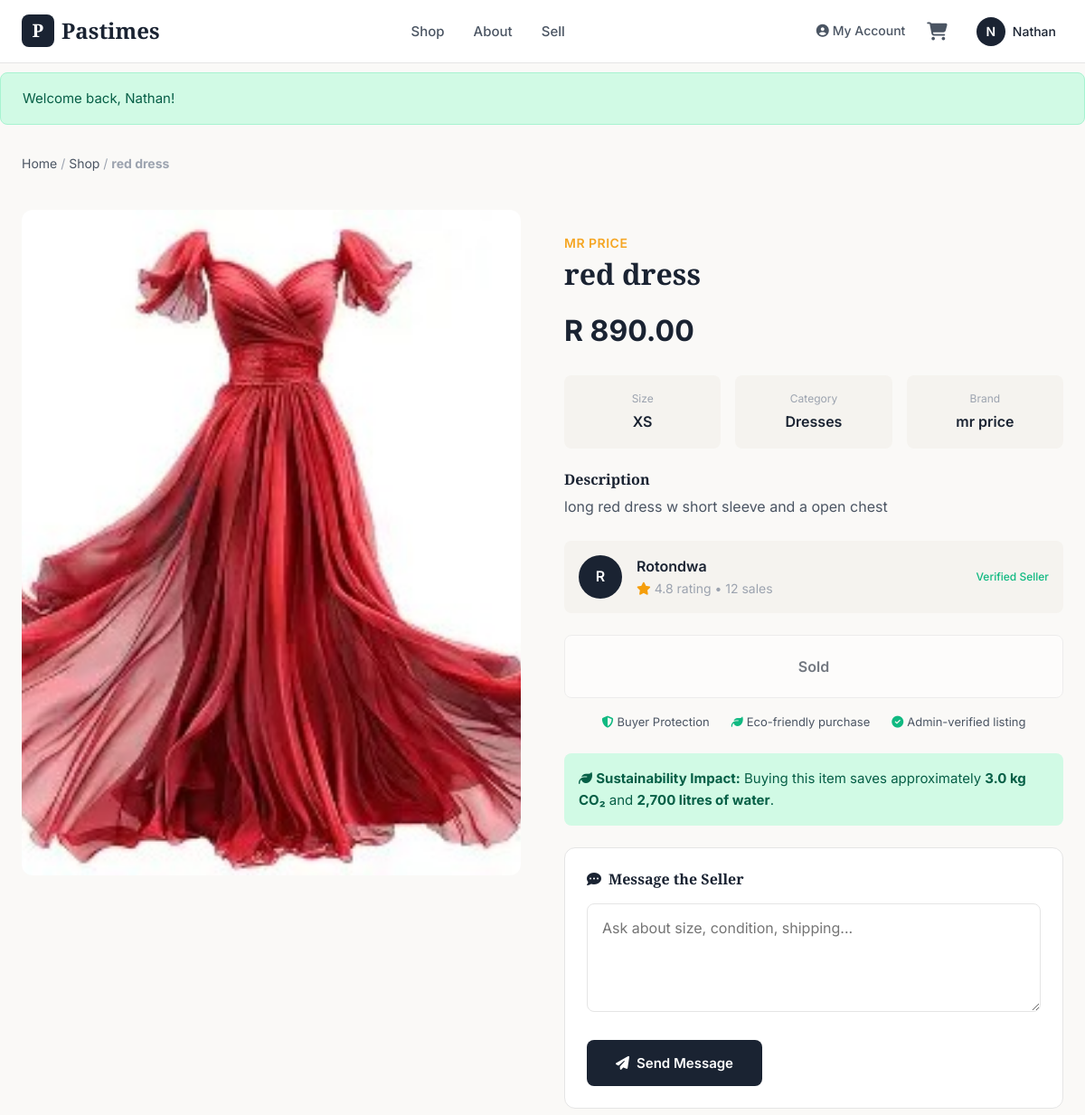
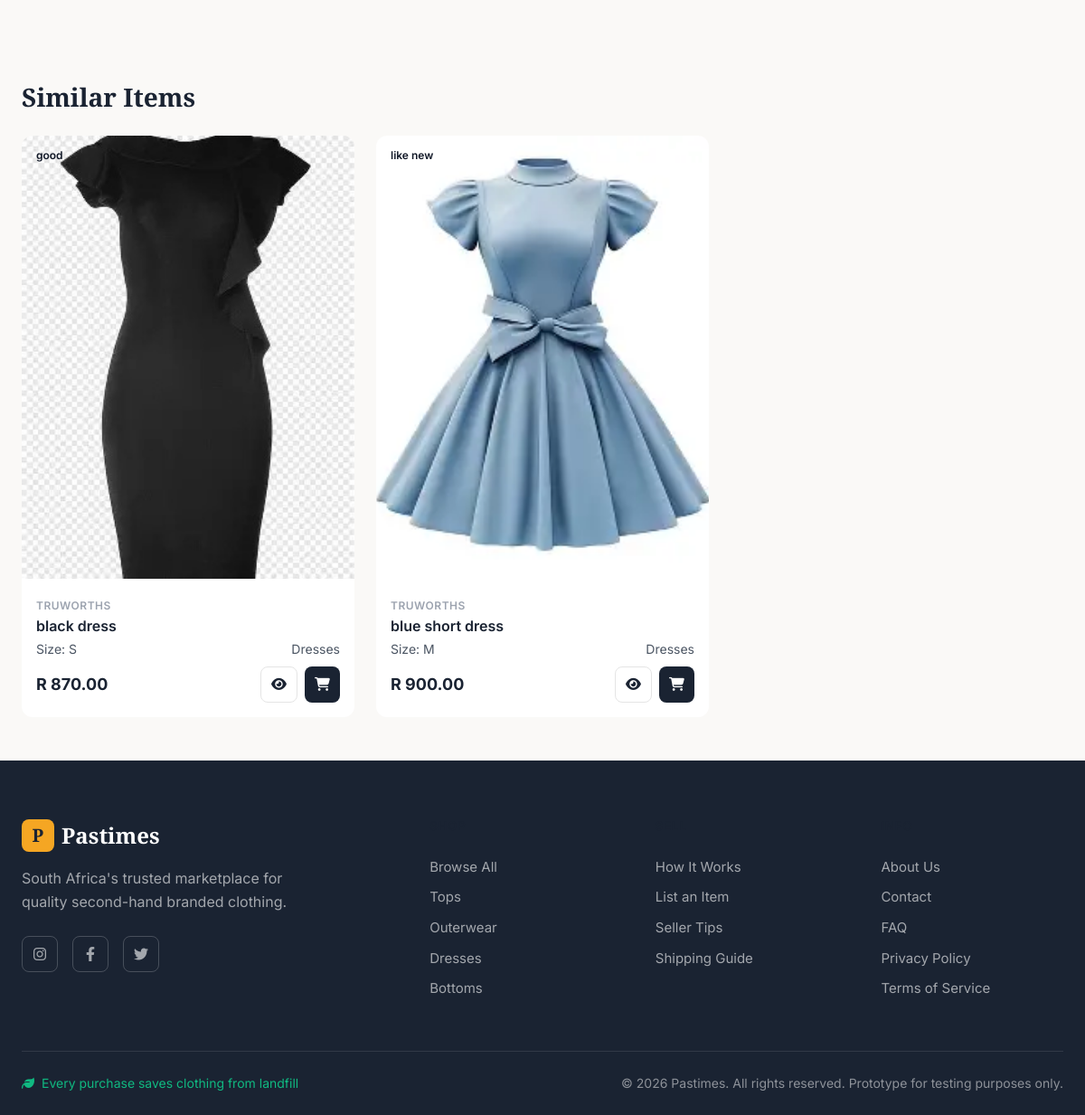
The page /Pastimes/product.php?id=25 (signed in) on the database its author committed (2 pictures, top to bottom).
### tables this page shows
CREATE TABLE `tblclothes` (
  `clothingID` int(11) NOT NULL,
  `sellerID` int(11) NOT NULL,
  `title` varchar(150) NOT NULL,
  `brand` varchar(100) DEFAULT NULL,
  `category` enum('tops','bottoms','dresses','outerwear','footwear','accessories','activewear') DEFAULT NULL,
  `size` varchar(20) DEFAULT NULL,
  `itemCondition` enum('like new','good','fair') NOT NULL,
  `price` decimal(10,2) NOT NULL,
  `description` text DEFAULT NULL,
  `imagePath` varchar(255) DEFAULT 'images/default-clothing.jpg',
  `status` enum('pending','approved','sold','rejected') DEFAULT 'pending',
  `suggestedPrice` decimal(10,2) DEFAULT NULL,
  `co2Saved` decimal(5,2) DEFAULT 3.00,
  `waterSaved` int(11) DEFAULT 2700,
  `createdAt` timestamp NOT NULL DEFAULT current_timestamp()
);

CREATE TABLE `tbluser` (
  `userID` int(11) NOT NULL,
  `fullName` varchar(100) NOT NULL,
  `email` varchar(150) NOT NULL,
  `username` varchar(50) NOT NULL,
  `passwordHash` varchar(255) NOT NULL,
  `role` enum('buyer','seller','both') DEFAULT 'buyer',
  `status` enum('pending','active','suspended') DEFAULT 'pending',
  `address` text DEFAULT NULL,
  `city` varchar(100) DEFAULT NULL,
  `postalCode` varchar(20) DEFAULT NULL,
  `phone` varchar(20) DEFAULT NULL,
  `profilePic` varchar(255) DEFAULT 'images/default-avatar.png',
  `createdAt` timestamp NOT NULL DEFAULT current_timestamp()
);

### Pastimes/includes/classes/Clothing.php (called while the page is built, shortened)
<?php
class Clothing {
    private $conn;
    public function __construct($conn) {
        $this->conn = $conn;
    }
    public function getByID($clothingID) {
        try {
            $stmt = $this->conn->prepare(
                "SELECT c.clothingID, c.sellerID, c.title, c.brand, c.category, c.size, c.itemCondition AS `condition`, c.price, c.description, c.imagePath, c.status, c.suggestedPrice, c.co2Saved, c.waterSaved, c.createdAt, u.fullName as sellerName, u.username as sellerUsername, u.profilePic as sellerPic
                 FROM tblClothes c
                 LEFT JOIN tblUser u ON c.sellerID = u.userID
                 WHERE c.clothingID = ?"
            );
            $stmt->bind_param("i", $clothingID);
            $stmt->execute();
            $result = $stmt->get_result();
            return $result->fetch_assoc();
        } catch (Exception $e) {
            return null;
        }
    }
    public function getSimilar($clothingID, $category, $limit = 4) {
        try {
            $stmt = $this->conn->prepare(
                "SELECT clothingID, sellerID, title, brand, category, size, itemCondition AS `condition`, price, description, imagePath, status, suggestedPrice, co2Saved, waterSaved, createdAt FROM tblClothes
                 WHERE category = ? AND clothingID != ? AND status = 'approved'
                 ORDER BY RAND() LIMIT ?"
            );
            $stmt->bind_param("sii", $category, $clothingID, $limit);
            $stmt->execute();
            $result = $stmt->get_result();
            $items = [];
            while ($row = $result->fetch_assoc()) {
                $items[] = $row;
            }
            return $items;
        } catch (Exception $e) {
            return [];
        }
    }
}
?>

### Pastimes/product.php (the view, shortened to what this page needs)
<?php
require_once 'includes/DBConn.php';
require_once 'includes/functions.php';
require_once 'includes/classes/Clothing.php';
$productID = isset($_GET['id']) ? intval($_GET['id']) : 0;
$clothing = new Clothing($conn);
$product = $clothing->getByID($productID);
$similarItems = $clothing->getSimilar($productID, $product['category'], 4);
include 'includes/header.php';
?>
<nav class="breadcrumb">
    <a href="index.php">Home</a> /
    <a href="shop.php">Shop</a> /
    <strong><?php echo htmlspecialchars($product['title']); ?></strong>
</nav>
<div class="product-container">
    <div class="product-gallery">
        <div class="product-main-image">
              <img src="<?php echo htmlspecialchars(image_url(!empty($product['imagePath']) ? $product['imagePath'] : '', $product['category'])); ?>"
                  alt="<?php echo htmlspecialchars($product['title']); ?>" class="user-image">
        </div>
    </div>
    <div class="product-details">
        <span class="product-brand-label"><?php echo htmlspecialchars($product['brand']); ?></span>
        <h1 class="product-title-large"><?php echo htmlspecialchars($product['title']); ?></h1>
        <div class="product-price-row">
            <span class="product-price-large"><?php echo formatPrice($product['price']); ?></span>
            <?php echo getConditionBadge($product['condition']); ?>
        </div>
        <div class="product-specs">
            <div class="spec-card">
                <div class="spec-label">Size</div>
                <div class="spec-value"><?php echo htmlspecialchars($product['size']); ?></div>
            </div>
            <div class="spec-card">
                <div class="spec-label">Category</div>
                <div class="spec-value"><?php echo htmlspecialchars(ucfirst($product['category'])); ?></div>
            </div>
            <div class="spec-card">
                <div class="spec-label">Brand</div>
                <div class="spec-value"><?php echo htmlspecialchars($product['brand']); ?></div>
            </div>
        </div>
        <div class="product-description">
            <h3>Description</h3>
            <p><?php echo nl2br(htmlspecialchars($product['description'] ?? 'No description provided.')); ?></p>
        </div>
        <div class="seller-card">
            <div class="seller-avatar">
                <?php echo strtoupper(substr($product['sellerName'] ?? 'S', 0, 1)); ?>
            </div>
            <div class="seller-info">
                <div class="seller-name"><?php echo htmlspecialchars($product['sellerName'] ?? 'Seller'); ?></div>
                <div class="seller-meta">
                    <i class="fas fa-star" style="color: var(--warning);"></i> 4.8 rating • 12 sales
                </div>
            </div>
            <span class="seller-badge">Verified Seller</span>
        </div>
        <?php if ($product['status'] === 'approved'): ?>
        <form method="POST" action="">
            <button type="submit" name="addToCart" class="btn btn-primary btn-lg add-to-cart-btn-large">
                <i class="fas fa-shopping-cart"></i> Add to Cart
            </button>
        </form>
        <?php else: ?>
        <button class="btn btn-secondary btn-lg add-to-cart-btn-large" disabled>
            <?php echo $product['status'] === 'sold' ? 'Sold' : 'Not Available'; ?>
        </button>
        <?php endif; ?>
        <div class="trust-badges">
            <span><i class="fas fa-shield-alt"></i> Buyer Protection</span>
            <span><i class="fas fa-leaf"></i> Eco-friendly purchase</span>
            <span><i class="fas fa-check-circle"></i> Admin-verified listing</span>
        </div>
        <div style="background-color: var(--success-light); padding: var(--spacing-md); border-radius: var(--radius-md); margin-bottom: var(--spacing-lg);">
            <p style="color: #065f46; margin: 0; font-size: 0.9375rem;">
                <i class="fas fa-leaf"></i>
                <strong>Sustainability Impact:</strong> Buying this item saves approximately
                <strong><?php echo number_format($product['co2Saved'] ?? 3, 1); ?> kg CO₂</strong> and
                <strong><?php echo number_format($product['waterSaved'] ?? 2700); ?> litres of water</strong>.
            </p>
        </div>
        <div class="message-seller-card">
            <h3><i class="fas fa-comment-dots"></i> Message the Seller</h3>
            <?php if (isLoggedIn()): ?>
            <form method="POST" action="">
                <div class="form-group">
                    <textarea name="message"
                              class="form-textarea"
                              placeholder="Ask about size, condition, shipping..."
                              rows="3"
                              required></textarea>
                </div>
                <button type="submit" name="sendMessage" class="btn btn-primary">
                    <i class="fas fa-paper-plane"></i> Send Message
                </button>
            </form>
            <?php else: ?>
            <p style="color: var(--medium-gray);">
                <a href="login.php" style="color: var(--accent-orange);">Login</a> to message the seller.
            </p>
            <?php endif; ?>
        </div>
    </div>
</div>
<?php if (!empty($similarItems)): ?>
<section class="similar-section">
    <h2>Similar Items</h2>
    <div class="products-grid">
        <?php foreach ($similarItems as $item): ?>
        <article class="product-card">
            <div class="product-image">
                <?php echo getConditionBadge($item['condition']); ?>
                <a href="product.php?id=<?php echo $item['clothingID']; ?>">
                    <img src="<?php echo htmlspecialchars(image_url(!empty($item['imagePath']) ? $item['imagePath'] : '', $item['category'])); ?>"
                         alt="<?php echo htmlspecialchars($item['title']); ?>">
                </a>
            </div>
            <div class="product-info">
                <span class="product-brand"><?php echo htmlspecialchars(strtoupper($item['brand'])); ?></span>
                <h3 class="product-title">
                    <a href="product.php?id=<?php echo $item['clothingID']; ?>">
                        <?php echo htmlspecialchars($item['title']); ?>
                    </a>
                </h3>
                <div class="product-meta">
                    <span>Size: <?php echo htmlspecialchars($item['size']); ?></span>
                    <span><?php echo htmlspecialchars(ucfirst($item['category'])); ?></span>
                </div>
                <div style="display: flex; justify-content: space-between; align-items: center;">
                    <span class="product-price"><?php echo formatPrice($item['price']); ?></span>
                    <div class="product-actions">
                        <a href="product.php?id=<?php echo $item['clothingID']; ?>" class="btn btn-icon btn-secondary" title="View">
                            <i class="fas fa-eye"></i>
                        </a>
                        <button class="btn btn-icon btn-primary add-to-cart-btn" data-id="<?php echo $item['clothingID']; ?>" title="Add to Cart">
                            <i class="fas fa-shopping-cart"></i>
                        </button>
                    </div>
                </div>
            </div>
        </article>
        <?php endforeach; ?>
    </div>
</section>
<?php endif; ?>
<?php include 'includes/footer.php'; ?>

### Pastimes/includes/functions.php (shortened to what this page needs)
<?php
function isLoggedIn() {
    return isset($_SESSION['userID']) && !empty($_SESSION['userID']);
}
function formatPrice($amount) {
    return 'R ' . number_format($amount, 2);
}
function getConditionBadge($condition) {
    $badges = [
        'like new' => '<span class="condition-badge condition-like-new">Like new</span>',
        'new with tags' => '<span class="condition-badge condition-new-tags">New with tags</span>',
        'good' => '<span class="condition-badge condition-good">Good</span>',
        'fair' => '<span class="condition-badge condition-fair">Fair</span>'
    ];
    return isset($badges[strtolower($condition)])
        ? $badges[strtolower($condition)]
        : '<span class="condition-badge">' . htmlspecialchars($condition) . '</span>';
}
function image_url($filename, $category = null) {
    $filename = trim($filename);
    $filename = str_replace('\\', '/', $filename);
    if (stripos($filename, 'images/') !== false || stripos($filename, 'image/') !== false) {
        $posImages = stripos($filename, 'images/');
        $posImage = stripos($filename, 'image/');
        $pos = ($posImages !== false) ? $posImages : $posImage;
        $sub = substr($filename, $pos);
        $sub = '/' . ltrim($sub, '/');
        $fsPath = __DIR__ . '/../' . ltrim($sub, '/');
        if (stripos($sub, '/images/') === 0) {
            return '/pastimes' . $sub;
        }
        return '/pastimes' . $sub;
    }
    $web = '/pastimes/images/' . ltrim($filename, '/');
    return $web;
}
?>

### rows shown on the page
tblclothes: title "red dress", imagePath+category (picture), brand "MR PRICE", price "R 890.00", size "XS", category "Dresses", brand "mr price", description "long red dress w short sleeve and a open chest", sellerID.fullName "R", sellerID.fullName "Rotondwa", co2Saved "3.0", waterSaved "2,700"
tblclothes: itemCondition "good", imagePath+category (picture), brand "TRUWORTHS", title "black dress", size "S", category "Dresses", price "R 870.00"
tblclothes: itemCondition "like new", imagePath+category (picture), brand "TRUWORTHS", title "blue short dress", size "M", category "Dresses", price "R 900.00"

### other values the page prints
substr($_SESSION['fullName'], 0, 1) "N"
$_SESSION['fullName'] "Nathan"
$_SESSION['success'] "Welcome back, Nathan!"
